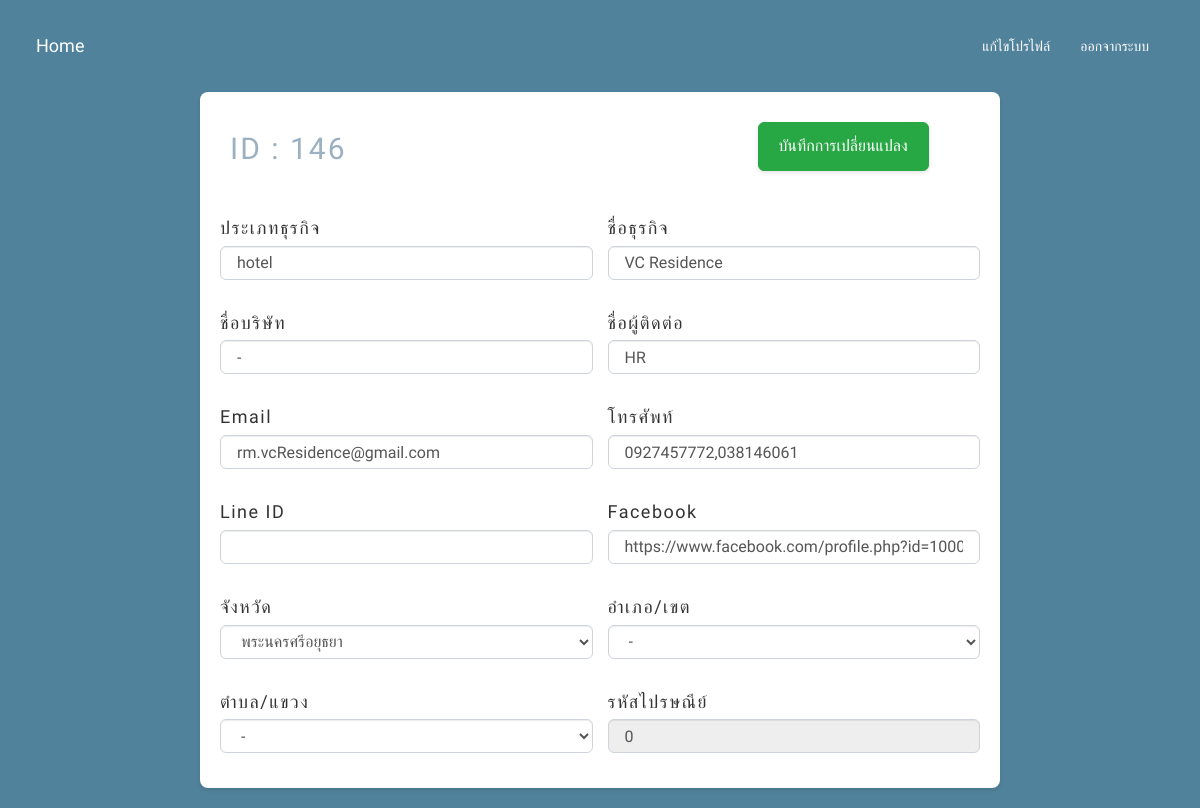
The app's page /mydata/customers/editdata.php?id=146 (signed in), older data.
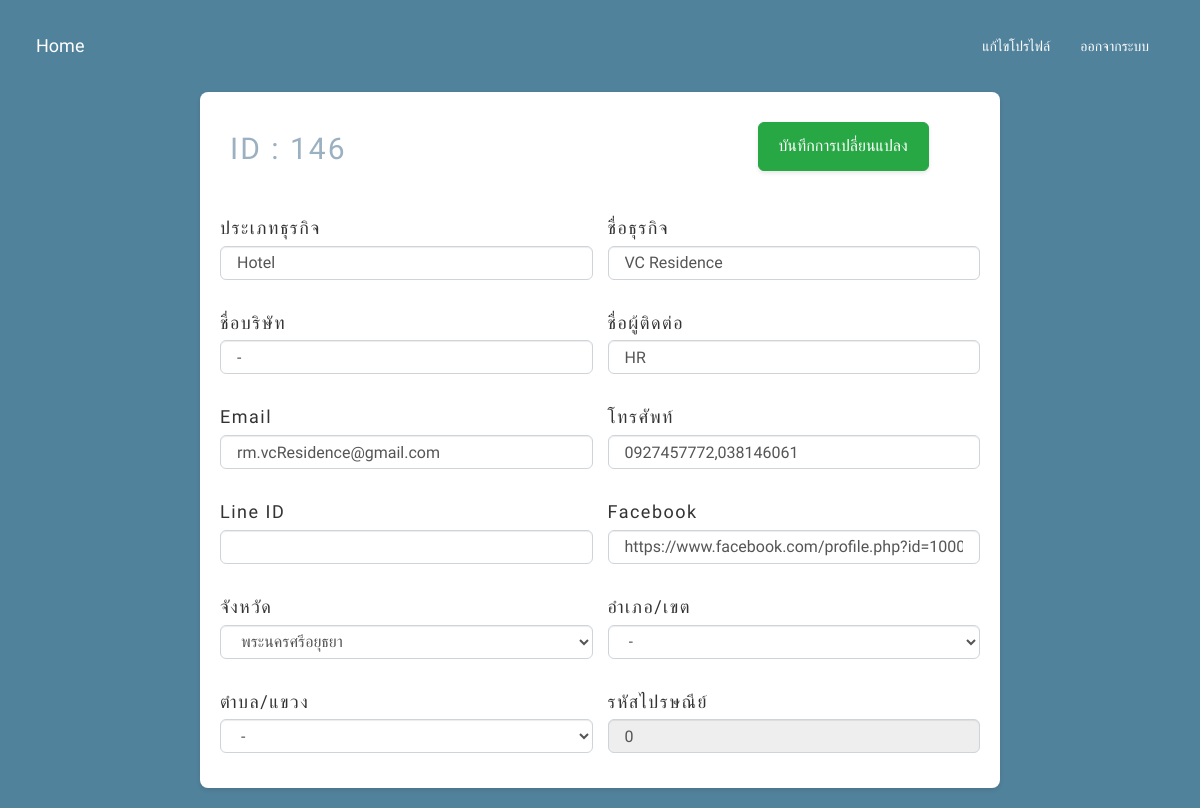
The same page, newer data.
### tables this page shows
CREATE TABLE `customers_data` (
  `id` int(11) NOT NULL,
  `business_type` varchar(255) DEFAULT NULL,
  `business_name` varchar(255) DEFAULT NULL,
  `company_name` varchar(255) DEFAULT NULL,
  `contact_name` varchar(255) DEFAULT NULL,
  `email` varchar(255) DEFAULT NULL,
  `phone` varchar(20) DEFAULT NULL,
  `line_id` varchar(255) DEFAULT NULL,
  `facebook` varchar(255) DEFAULT NULL,
  `province` varchar(255) DEFAULT NULL,
  `amphure` varchar(255) DEFAULT NULL,
  `district` varchar(255) DEFAULT NULL,
  `zip_code` int(11) DEFAULT NULL
);

CREATE TABLE `provinces` (
  `id` int(5) NOT NULL,
  `code` varchar(4) DEFAULT NULL,
  `name_th` varchar(150) NOT NULL,
  `name_en` varchar(150) NOT NULL
);

### mydata/customers/editdata.php (the view, shortened to what this page needs)
<?php
require_once '../config/dbconnect.php';
$id = $_GET['id'];
$sql = "SELECT * FROM customers_data WHERE id = ?";
$stmt = $conn->prepare($sql);
$stmt->bind_param("i", $id);
$stmt->execute();
$result = $stmt->get_result();
if ($result->num_rows > 0) {
    $customer = $result->fetch_assoc();
} else {
    header("Location: index.php");
    exit();
}
$sql_provinces = "SELECT * FROM provinces";
$query_provinces = $conn->query($sql_provinces);
?>
<!DOCTYPE html>
<html lang="th">
<head>
    <link rel="stylesheet" href="https://maxcdn.bootstrapcdn.com/bootstrap/3.4.1/css/bootstrap.min.css">
    <link rel="stylesheet" href="../styles/editdata.css">
</head>
<body>
    <nav class="navbar navbar-expand-lg bg-body-tertiary">
        <div class="container-fluid">
            <div class="navbar-header">
                <a class="navbar-brand" href="../index.php">Home</a>
            </div>
            <div class="collapse navbar-collapse">
                <ul class="nav navbar-nav navbar-right">
                    <li><a href="../profile/edit_profile.php">แก้ไขโปรไฟล์</a></li>
                    <li><a href="../login/logout.php">ออกจากระบบ</a></li>
                </ul>
            </div>
        </div>
    </nav>
    <div class="container-fluid">
        <form id="edit_form" method="post" action="update_data.php">
            <div class="form-section">
                <div class="form-group">
                    <h2>ID : <span class="customer-id"><?= htmlspecialchars($customer['id']) ?></span></h2>
                </div>
                <div class="form-group">
                    <button type="submit" class="btn btn-success">บันทึกการเปลี่ยนแปลง</button>
                </div>
                <div class="form-group">
                    <label for="business_type">ประเภทธุรกิจ</label>
                    <input type="text" class="form-control" id="business_type" name="business_type" value="<?= htmlspecialchars($customer['business_type']) ?>" required>
                </div>
                <div class="form-group">
                    <label for="business_name">ชื่อธุรกิจ</label>
                    <input type="text" class="form-control" id="business_name" name="business_name" value="<?= htmlspecialchars($customer['business_name']) ?>" required>
                </div>
                <div class="form-group">
                    <label for="company_name">ชื่อบริษัท</label>
                    <input type="text" class="form-control" id="company_name" name="company_name" value="<?= htmlspecialchars($customer['company_name']) ?>" required>
                </div>
                <div class="form-group">
                    <label for="contact_name">ชื่อผู้ติดต่อ</label>
                    <input type="text" class="form-control" id="contact_name" name="contact_name" value="<?= htmlspecialchars($customer['contact_name']) ?>" required>
                </div>
                <div class="form-group">
                    <label for="email">Email</label>
                    <input type="text" class="form-control" id="email" name="email" value="<?= htmlspecialchars($customer['email']) ?>" required>
                </div>
                <div class="form-group">
                    <label for="phone">โทรศัพท์</label>
                    <input type="text" class="form-control" id="phone" name="phone" value="<?= htmlspecialchars($customer['phone']) ?>" required>
                </div>
                <div class="form-group">
                    <label for="line_id">Line ID</label>
                    <input type="text" class="form-control" id="line_id" name="line_id" value="<?= htmlspecialchars($customer['line_id']) ?>">
                </div>
                <div class="form-group">
                    <label for="facebook">Facebook</label>
                    <input type="text" class="form-control" id="facebook" name="facebook" value="<?= htmlspecialchars($customer['facebook']) ?>">
                </div>
                <div class="form-group">
    <label for="province">จังหวัด</label>
    <select class="form-control" id="province" name="province" required>
        <?php while ($province = $query_provinces->fetch_assoc()) : ?>
            <option value="<?= htmlspecialchars($province['id']) ?>" <?= $customer['province'] == $province['id'] ? 'selected' : '' ?>>
                <?= htmlspecialchars($province['name_th']) ?>
            </option>
        <?php endwhile; ?>
    </select>
</div>
<div class="form-group">
    <label for="amphure">อำเภอ/เขต</label>
    <select class="form-control" id="amphure" name="amphure" required>
        <option value="-">-</option>
    </select>
</div>
<div class="form-group">
    <label for="district">ตำบล/แขวง</label>
    <select class="form-control" id="district" name="district" required>
        <option value="-">-</option>
    </select>
</div>
                <div class="form-group">
                    <label for="zip_code">รหัสไปรษณีย์</label>
                    <input type="text" class="form-control" id="zip_code" name="zip_code" value="<?= htmlspecialchars($customer['zip_code']) ?>" readonly>
                </div>
            </div>
        </form>
    </div>
</body>
</html>

### mydata/styles/editdata.css (style rules this page uses)
body { font-family: 'Anuphan', sans-serif; background-color: var(--hoteljob-dark-blue)!important; padding: 20px; }
.customer-id { color: var(--hoteljob-powder-blue); font-size: 3rem; }
h2 { margin-bottom: 20px; color: var(--hoteljob-powder-blue); text-align: flex-start; font-weight: 400; letter-spacing: 2px; margin-left: 10px; font-size: 3rem; }
label { letter-spacing: 1.5px; display: inline-block; max-width: 100%; margin-bottom: 5px; font-weight: 500; font-size:large }
.navbar-brand, .navbar-nav>li>a { color: var(--hoteljob-white) !important; }
.btn-success { background-color: #28a745; border-color: #28a745; color: #fff; padding: 12px 20px; font-size: 16px; border-radius: 6px; box-shadow: 0 2px 4px rgba(0, 0, 0, 0.1); transition: background-color 0.3s, border-color 0.3s, box-shadow 0.3s; margin-top: 10px; margin-left: 150px; }
.form-section { background-color: #ffffff; padding: 20px; margin-bottom: 20px; border-radius: 8px; box-shadow: 0px 2px 4px rgba(0, 0, 0, 0.1); display: grid; grid-template-columns: 1fr 1fr; gap: 15px; max-width: 800px; margin: 0 auto; }
.form-group { margin-bottom: 15px; }
.form-control { border-radius: 6px; border-color: #ced4da; font-size: 16px; padding: 1px 16px; max-width: 100%; }
select.form-control { background-color: #fff; border: 1px solid #ced4da; border-radius: 6px; font-size: 16px; padding: 1px 16px; max-width: 100%; }

### mydata/styles/hoteljob_color.css (style rules this page uses)
:root { --hoteljob-white: #ffffff; --hoteljob-cream: #fbf3d5; --hoteljob-ecru: #f2efe5; --hoteljob-Soft-Gray: #f1f5f9; --hoteljob-pale-blue: #e1e7ef; --hoteljob-off-white: #e3e1d9; --hoteljob-light-beige: #d6dac8; --hoteljob-sandy: #eadfb4; --hoteljob-soft-green: #9cafaa; --hoteljob-powder-blue: #9bb0c1; --hoteljob-gray: #b4b4b8; --hoteljob-Light-Mist: #c7c8cc; --hoteljob-soft-blue: #babded; --hoteljob-coral: #f6995c; --hoteljob-orange: #f26d2b; --hoteljob-peach: #efbc9b; --hoteljob-dark-blue: #51829b; --hoteljob-vibrant-green: #1def71; --hoteljob-blue: #3198bb; --hoteljob-blue-dark: #0088ff; --hoteljob-dark-gray: #303036; --hoteljob-almost-black: #050401; --hoteljob-black: #000000; }

Row changes from the older to the newer data that the page shows:
changed customers_data "VC Residence": business_type "hotel" → "Hotel"
